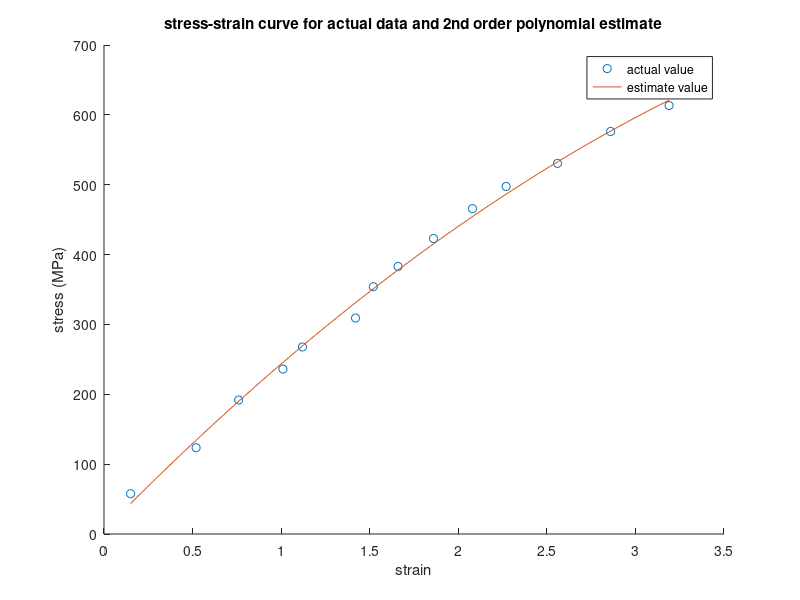

Write the MATLAB code that produced this figure.
strain = [0.15,0.52,0.76,1.01,1.12,1.42,1.52,1.66,1.86,2.08,2.27,2.56,2.86,3.19];
stress = [57.7,123.5,191.8,236,267.7,309.1,354,383,423,465.8,497.5,530.6,576.2,613.4];

a = [5.2352       258.77      -20.602];
x = linspace(min(strain),max(strain));
y = a(1) + a(2)*x + a(3)*x.^2;
hold on 
plot(strain,stress,'o','DisplayName','actual value')
plot(x,y,'DisplayName','estimate value')
hold off
legend show
xlabel("strain")
ylabel("stress (MPa)")
title("stress-strain curve for actual data and 2nd order polynomial estimate")